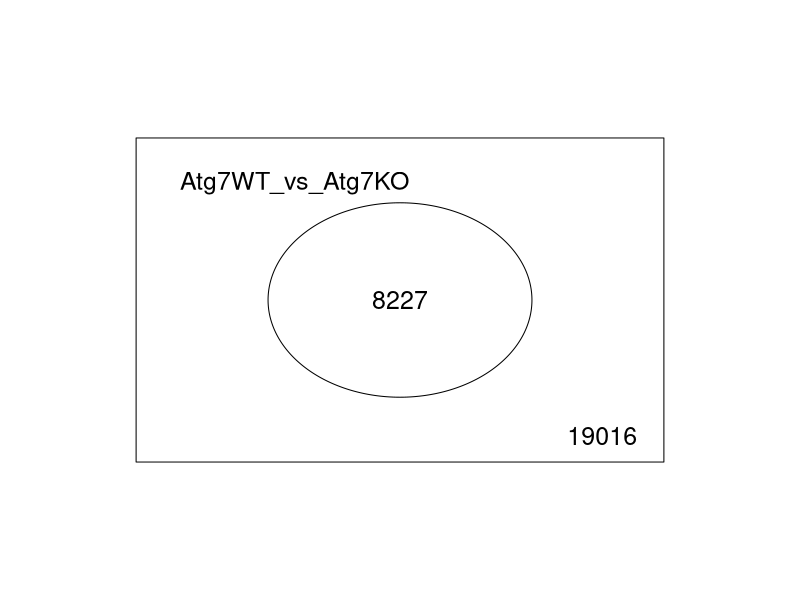

Write the R code that produced this figure. (Note: this script raises an error after producing the figure.)
#######################################################################################################################################
# Differential expression analysis between Atg7 WT and KO samples in mouse liver microarray data (GSE65174) via limma (user guide pg42)
# "Atg7flox_flox_mice_liver" -> Atg7 wild type
# "Atg7flox_flox_Alb_Cre_mice_liver" -> Atg7 knockout
#######################################################################################################################################
library(openxlsx)
library(stringr)
library(limma)

outputFile <- "differentially_expressed_mouse_liver_genes_atg7_ko"
# read in data ------------------------------------------------------------
mouse_liver <- read.xlsx("./analysis/differential_expression/input/mouse_liver_subset.xlsx", rowNames = TRUE)
mouse_metadata <- read.table("./analysis/differential_expression/input/mouse_liver_metadata.txt", header = TRUE, sep = ",")

mouse_liver$GENE_SYMBOL <- str_trim(mouse_liver$GENE_SYMBOL)

# fit model ---------------------------------------------------------------
group <- factor(mouse_metadata$Treatment, levels = c("Atg7flox_flox_mice_liver", "Atg7flox_flox_Alb_Cre_mice_liver"))
design <- model.matrix(~ 0+group)
colnames(design) <- levels(group)


fit <- lmFit(mouse_liver, design)

contrast.matrix <- makeContrasts(Atg7WT_vs_Atg7KO = Atg7flox_flox_mice_liver-Atg7flox_flox_Alb_Cre_mice_liver, levels = design)
contrast_fit <- contrasts.fit(fit, contrast.matrix)
contrast_fit <- eBayes(contrast_fit)




# summarize results -------------------------------------------------------
full_gene_exp_table <- topTable(contrast_fit, coef = 1, number = Inf, adjust.method = "BH", sort.by = "logFC")
results <- decideTests(contrast_fit)
summary(results)
vennDiagram(results)

save(contrast_fit, file = "./analysis/differential_expression/output/contrast_fit_wt_vs_ko.rda")
write.xlsx(full_gene_exp_table, file = paste0("./analysis/differential_expression/output/", outputFile, ".xlsx"), rowNames = TRUE, colNames = TRUE)
save.image(file = "./analysis/differential_expression/limma_deg_workspace_07262023.RData")
